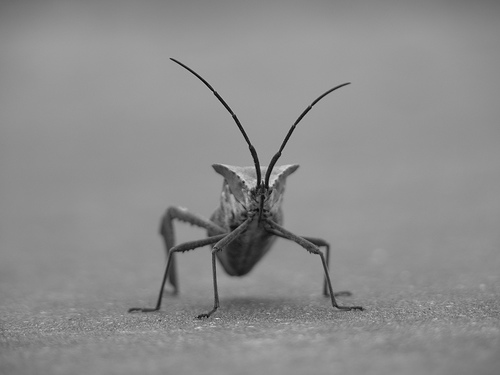
#> input picture stinkbug.png, 500 x 375 px
$ python plot.py
#> lines starting #> are read from the running program, lines starting #| are printed output that depends on the picture
# %%
import numpy as np
import matplotlib.pyplot as plt

# %%
# data


np.random.seed(1)
x = np.arange(10)
y= np.random.rand(10)
rng = np.random.default_rng()
y= rng.normal(size=10)

#그래프 출력
plt.figure(figsize=(3,2))
plt.plot(x,y)
plt.show()
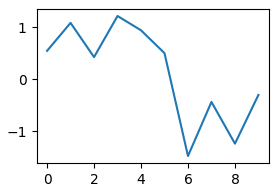
#> figure drawn by matplotlib, 1 panel; curve peaks at x = 3, y = 1.22
# %%

import matplotlib.pyplot as plt
import numpy as np
from PIL import Image

img = np.asarray(Image.open('stinkbug.png'))
#> img is the input picture: shape (375, 500, 3); min 0, max 217, mean 140.5
print(repr(img))
#> (printed output is left out)

imgplot = plt.imshow(img)

# %%

lum_img = img[:, :, 0]
plt.imshow(lum_img)
# %%
plt.imshow(lum_img, cmap="hot")
# %%
imgplot = plt.imshow(lum_img)
imgplot.set_cmap('nipy_spectral')
# %%
plt.hist(lum_img.ravel(), bins=range(256), fc='k', ec='k')
# %%
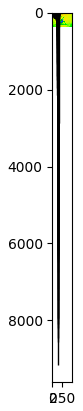
#> figure drawn by matplotlib, 1 panel
